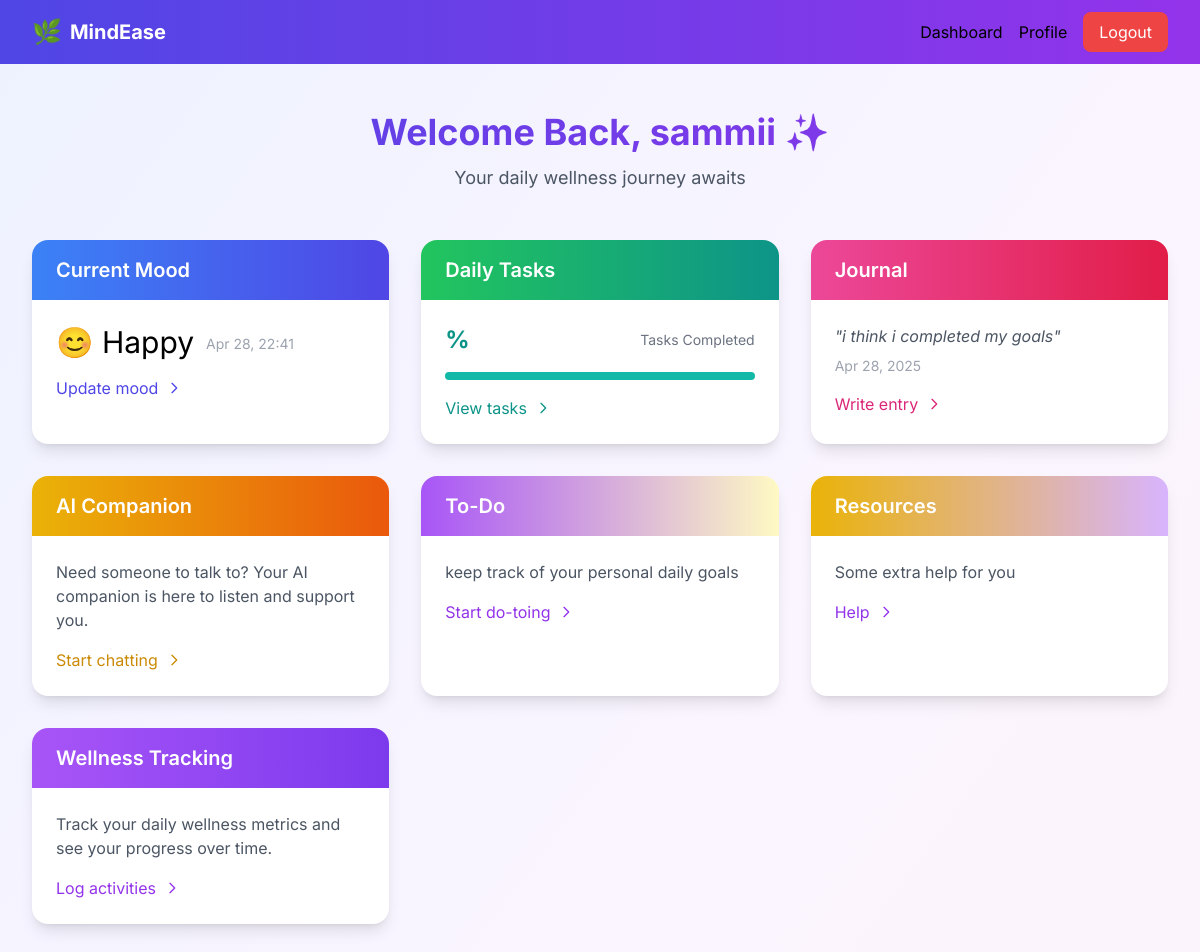
The page /dashboard/ (signed in) on the database its author committed.
### accounts/models.py (models this page shows, shortened)
class MoodEntry(models.Model):
    user = models.ForeignKey(User, on_delete=models.CASCADE)
    mood = models.CharField(max_length=20, choices=MOOD_CHOICES)
    note = models.TextField(blank=True, null=True)
    timestamp = models.DateTimeField(auto_now_add=True)

class JournalEntry(models.Model):
    user = models.ForeignKey(User, on_delete=models.CASCADE)
    title = models.CharField(max_length=200, blank=True, default="Journal Entry")  # Make title optional with default
    entry = models.TextField()
    created_at = models.DateTimeField(auto_now_add=True)
    tags = models.CharField(max_length=255, blank=True, null=True)

### accounts/views.py (the view)
# urls.py: path("dashboard/", views.dashboard, name="dashboard"),
@login_required
def dashboard(request):
    latest_mood = MoodEntry.objects.filter(user=request.user).order_by('-timestamp').first()
    latest_journal = JournalEntry.objects.filter(user=request.user).order_by('-created_at').first()
    tasks_today = DailyTask.objects.filter(user=request.user, date=date.today())
    todo_items = TodoItem.objects.filter(user=request.user).order_by('completed', '-created_at')[:5]  # Limit for brevity
    return render(request, 'accounts/dashboard.html', {
        'latest_mood': latest_mood,
        'latest_journal': latest_journal,
        'tasks_today': tasks_today,
        'todo_items': todo_items,
    })

### accounts/templates/accounts/dashboard.html (shortened to what this page needs)
{% extends 'base.html' %}
{% block content %}
<div class="min-h-screen bg-gradient-to-br from-indigo-50 via-purple-50 to-pink-50 py-12 px-4 sm:px-6 lg:px-8">
    <div class="max-w-7xl mx-auto">
        <div class="text-center mb-12">
            <h2 class="text-4xl font-bold text-transparent bg-clip-text bg-gradient-to-r from-indigo-600 to-purple-600">
            </h2>
            <p class="mt-3 text-lg text-gray-600">Your daily wellness journey awaits</p>
        </div>
        <div class="grid grid-cols-1 md:grid-cols-2 lg:grid-cols-3 gap-8">
            <div class="bg-white rounded-2xl shadow-lg overflow-hidden hover:shadow-xl transition-shadow duration-300">
                <div class="bg-gradient-to-r from-blue-500 to-indigo-600 px-6 py-4">
                    <h3 class="text-xl font-semibold text-white">Current Mood</h3>
                </div>
                <div class="p-6">
                    {% if latest_mood %}
                        <div class="flex items-center space-x-3">
                            <span class="text-3xl">{{ latest_mood.get_mood_display }}</span>
                            <div>
                                <p class="text-sm text-gray-400 mt-1">{{ latest_mood.timestamp|date:"M d, H:i" }}</p>
                            </div>
                        </div>
                    {% else %}
                        <p class="text-gray-500">No mood logged yet today</p>
                    {% endif %}
                    <a href="{% url 'mood_tracker' %}" class="mt-4 inline-flex items-center text-indigo-600 hover:text-indigo-700">
                        Update mood
                        <svg class="w-4 h-4 ml-2" fill="none" stroke="currentColor" viewBox="0 0 24 24">
                            <path stroke-linecap="round" stroke-linejoin="round" stroke-width="2" d="M9 5l7 7-7 7"/>
                        </svg>
                    </a>
                </div>
            </div>
            <div class="bg-white rounded-2xl shadow-lg overflow-hidden hover:shadow-xl transition-shadow duration-300">
                <div class="bg-gradient-to-r from-green-500 to-teal-600 px-6 py-4">
                    <h3 class="text-xl font-semibold text-white">Daily Tasks</h3>
                </div>
                <div class="p-6">
                    <div class="flex items-center justify-between mb-4">
                        <div class="text-2xl font-bold text-teal-600">{{ completion_percentage }}%</div>
                        <div class="text-sm text-gray-500">Tasks Completed</div>
                    </div>
                    <div class="h-2 bg-gray-200 rounded-full overflow-hidden">
                        <div class="h-full bg-teal-500 transition-all duration-500" style="width: {{ completion_percentage }}%"></div>
                    </div>
                    <a href="{% url 'daily_tasks' %}" class="mt-4 inline-flex items-center text-teal-600 hover:text-teal-700">
                        View tasks
                        <svg class="w-4 h-4 ml-2" fill="none" stroke="currentColor" viewBox="0 0 24 24">
                            <path stroke-linecap="round" stroke-linejoin="round" stroke-width="2" d="M9 5l7 7-7 7"/>
                        </svg>
                    </a>
                </div>
            </div>
            <div class="bg-white rounded-2xl shadow-lg overflow-hidden hover:shadow-xl transition-shadow duration-300">
                <div class="bg-gradient-to-r from-pink-500 to-rose-600 px-6 py-4">
                    <h3 class="text-xl font-semibold text-white">Journal</h3>
                </div>
                <div class="p-6">
                    {% if latest_journal %}
                        <p class="text-gray-600 italic">"{{ latest_journal.entry|truncatechars:100 }}"</p>
                        <p class="text-sm text-gray-400 mt-2">{{ latest_journal.created_at|date:"M d, Y" }}</p>
                    {% else %}
                        <p class="text-gray-500">Start your journaling journey today</p>
                    {% endif %}
                    <a href="{% url 'journal' %}" class="mt-4 inline-flex items-center text-pink-600 hover:text-pink-700">
                        Write entry
                        <svg class="w-4 h-4 ml-2" fill="none" stroke="currentColor" viewBox="0 0 24 24">
                            <path stroke-linecap="round" stroke-linejoin="round" stroke-width="2" d="M9 5l7 7-7 7"/>
                        </svg>
                    </a>
                </div>
            </div>
            <div class="bg-white rounded-2xl shadow-lg overflow-hidden hover:shadow-xl transition-shadow duration-300">
                <div class="bg-gradient-to-r from-yellow-500 to-orange-600 px-6 py-4">
                    <h3 class="text-xl font-semibold text-white">AI Companion</h3>
                </div>
                <div class="p-6">
                    <p class="text-gray-600">Need someone to talk to? Your AI companion is here to listen and support you.</p>
                    <a href="{% url 'ai_chatbot' %}" class="mt-4 inline-flex items-center text-yellow-600 hover:text-yellow-700">
                        Start chatting
                        <svg class="w-4 h-4 ml-2" fill="none" stroke="currentColor" viewBox="0 0 24 24">
                            <path stroke-linecap="round" stroke-linejoin="round" stroke-width="2" d="M9 5l7 7-7 7"/>
                        </svg>
                    </a>
                </div>
            </div>
            <div class="bg-white rounded-2xl shadow-lg overflow-hidden hover:shadow-xl transition-shadow duration-300">
              <div class="bg-gradient-to-r from-purple-500 to-yellow-100 px-6 py-4">
                  <h3 class="text-xl font-semibold text-white">To-Do</h3>
              </div>
              <div class="p-6">
                  <p class="text-gray-600">keep track of your personal daily goals</p>
                  <a href="{% url 'todo_list' %}" class="mt-4 inline-flex items-center text-purple-600 hover:text-yellow-300">
                      Start do-toing
                      <svg class="w-4 h-4 ml-2" fill="none" stroke="currentColor" viewBox="0 0 24 24">
                          <path stroke-linecap="round" stroke-linejoin="round" stroke-width="2" d="M9 5l7 7-7 7"/>
                      </svg>
                  </a>
              </div>
          </div>
          <div class="bg-white rounded-2xl shadow-lg overflow-hidden hover:shadow-xl transition-shadow duration-300">
            <div class="bg-gradient-to-r from-yellow-500 to-purple-300 px-6 py-4">
                <h3 class="text-xl font-semibold text-white">Resources</h3>
            </div>
            <div class="p-6">
                <p class="text-gray-600">Some extra help for you</p>
                <a href="{% url 'resource' %}" class="mt-4 inline-flex items-center text-purple-600 hover:text-yellow-300">
                    Help
                    <svg class="w-4 h-4 ml-2" fill="none" stroke="currentColor" viewBox="0 0 24 24">
                        <path stroke-linecap="round" stroke-linejoin="round" stroke-width="2" d="M9 5l7 7-7 7"/>
                    </svg>
                </a>
            </div>
        </div>
            <div class="bg-white rounded-2xl shadow-lg overflow-hidden hover:shadow-xl transition-shadow duration-300">
                <div class="bg-gradient-to-r from-purple-500 to-violet-600 px-6 py-4">
                    <h3 class="text-xl font-semibold text-white">Wellness Tracking</h3>
                </div>
                <div class="p-6">
                    <p class="text-gray-600">Track your daily wellness metrics and see your progress over time.</p>
                    <a href="{% url 'wellness_tracking' %}" class="mt-4 inline-flex items-center text-purple-600 hover:text-purple-700">
                        Log activities
                        <svg class="w-4 h-4 ml-2" fill="none" stroke="currentColor" viewBox="0 0 24 24">
                            <path stroke-linecap="round" stroke-linejoin="round" stroke-width="2" d="M9 5l7 7-7 7"/>
                        </svg>
                    </a>
                </div>
            </div>
        </div>
    </div>
</div>
{% endblock %}

### templates/base.html (style rules this page uses)
body { font-family: 'Inter', sans-serif; }

### rows shown on the page
MoodEntry: mood "😊 Happy", timestamp "Apr 28, 22:41"
JournalEntry: entry "i think i completed my goals", created_at "Apr 28, 2025"
